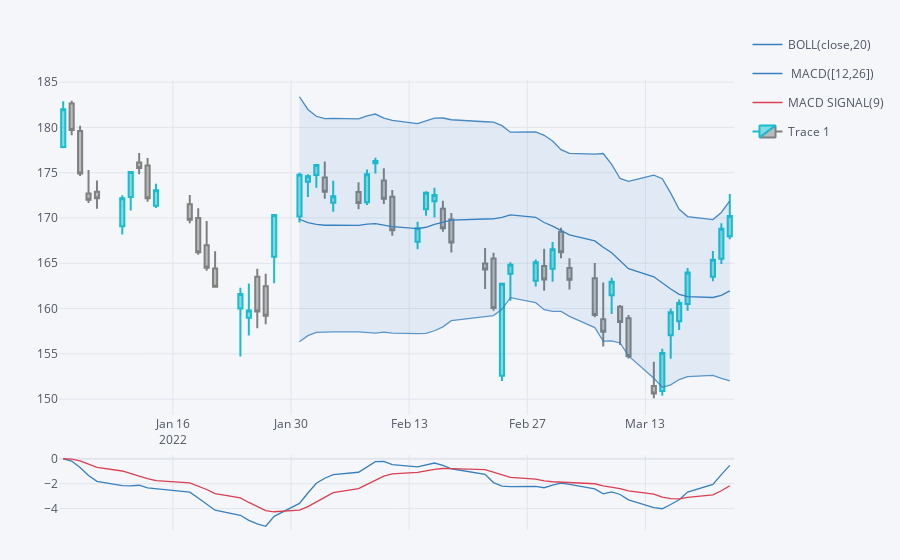

Write notebook code for a chart like this one.
### Code cell
qf = cf.QuantFig(data["AAPL"])
qf.add_bollinger_bands()
qf.add_macd()
qf.iplot()
